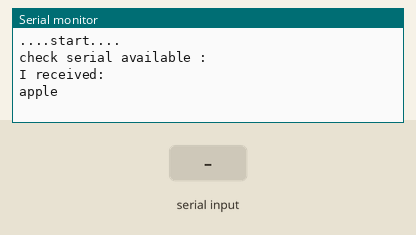
This sketch was run on a simulated Arduino Uno, built with avr-gcc and run on an emulated ATmega328P. On the bench: the last lines printed to the serial monitor. The inputs (shaded band) are chosen by the test bench. Random numbers use the default seed unless the sketch sets one.

Above: at 1.2 s.
1.3 s: "1" received over Serial
At 3.8 s:
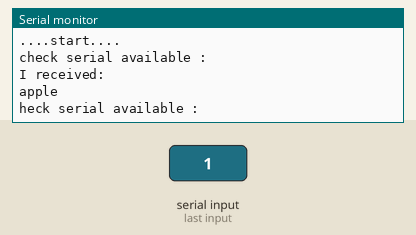
4.3 s: "0" received over Serial
At 6.4 s:
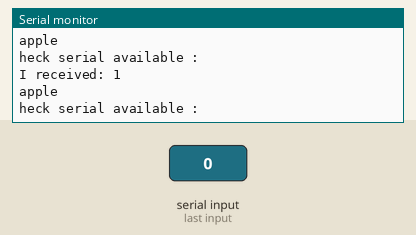
7.3 s: "2" received over Serial
At 9.8 s:
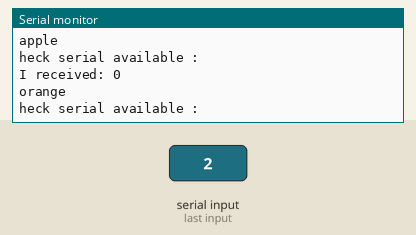

Measured:
- after the input at 1.3 s, the serial monitor: prints a new line after 1.7 s (image 1)

The sketch:

poc_esp.ino
```cpp
String words[] = {"apple", "banana", "orange", "grape", "kiwi", "melon", "peach"};

void setup() {
  // Initialise the serial port
  Serial.begin(9600);
  Serial.println(String("....start...."));
}

void loop() {

  Serial.println("check serial available : " + Serial.available());
  Serial.println("I received: " + Serial.readString());

  int randomIndex = random(0, sizeof(words) / sizeof(words[0]));
  Serial.println(words[randomIndex]);

  delay(2000);
}
```
